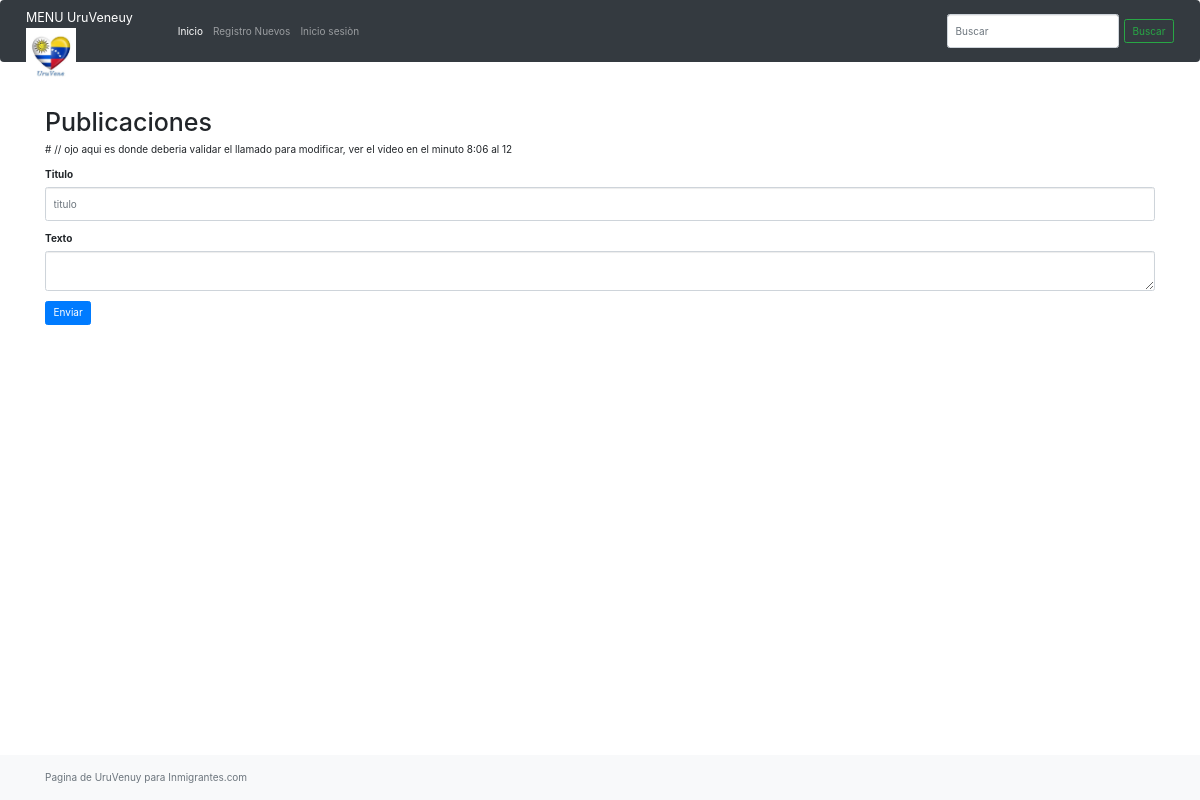
Before: /mision/25 with the older database file.
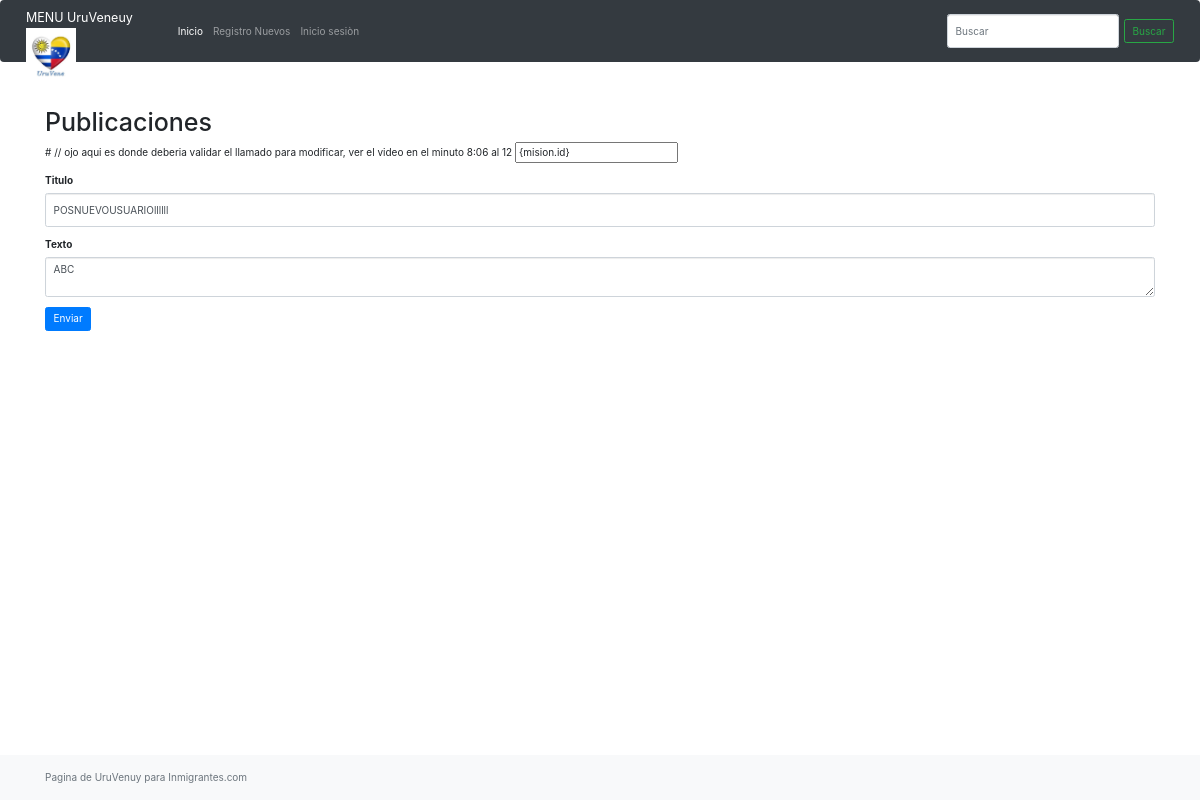
After: the same page with the newer database file.
### base/models.py (models this page shows, shortened)
class Posts(models.Model):
   title = models.CharField(max_length=200)
   text= models.TextField()
   updated = models.DateTimeField(auto_now= True)
   created =models.DateTimeField(auto_now_add= True)
   user = models.ForeignKey(User, null=True, on_delete=models.SET_NULL)

### base/views.py (the view, shortened to what this page needs)
# urls.py: path('mision/', mision_view),
def mision_view(request, id = None):
    context = {}
    if id is not None:
        try:
            p =  Posts.objects.get(id=id)
            context['mision'] = p
        except Posts.DoesNotExist:
             context['mision'] = None
    return render(request, 'mision.html', context)

### templates/mision.html (shortened to what this page needs)
{% extends "layouts/main.html" %}
{% block content %}
<h1> Publicaciones </h1>
<form method="POST" action="">
# // ojo aqui es donde deberia validar el llamado para modificar, ver el video en el minuto 8:06 al 12
    {% if mision is not None %}
         <input type="posts" value="{mision.id}" name= "id">
    {% endif %}
    <div class="form-group my-3">
        <label> Titulo </label>
        <input type="text" class="form-control" name="title" placeholder="titulo"
        {% if mision is not None %}
            value="{{mision.title}}"
        {% endif %}
        >
    </div>
    <div class="form-group my-3">
        <label> Texto </label>
        <textarea class="form-control" name="text">{% if mision is not None %}{{mision.text}}{% endif %}</textarea>
    </div>
    <button class="btn btn-primary" type="submit"> Enviar </button>
</form>
{% endblock %}

Changed rows visible on the page:
added Posts: title "POSNUEVOUSUARIOllllll", text "ABC"
Other visible differences:
form field id: (not shown) → "{mision.id}"
